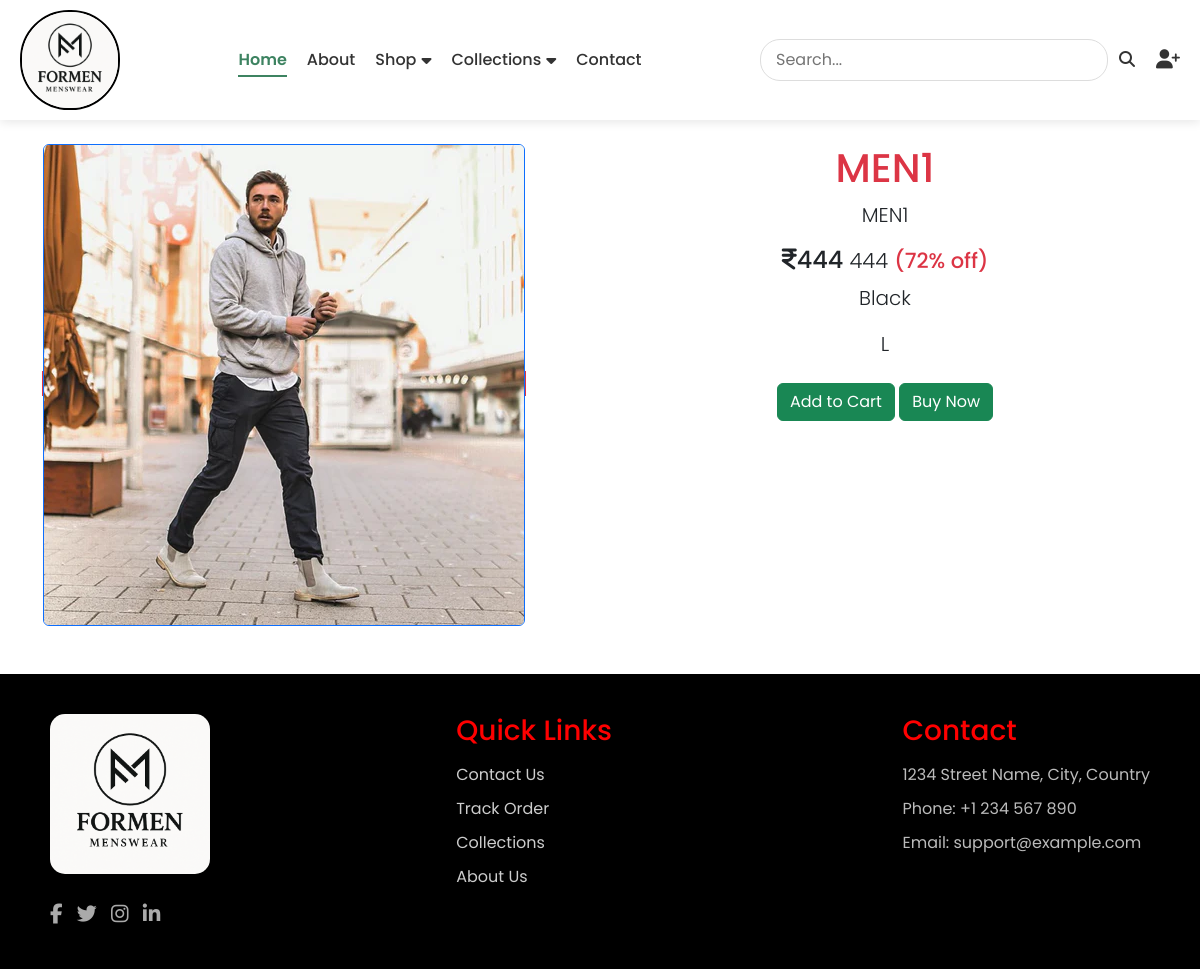
The page /clothe2_details/2/ on the database its author committed.
### core/models.py (models this page shows, shortened)
class DeeceCategory2(models.Model):
    CATEGORY_CHOICES = [
        ('MEN', 'Men'),
        ('WOMEN', 'Women'),
        ('KIDS', 'Kids'),
        ('HOODJACK', 'Hoodjack'),
        ('FOOTWEAR', 'Footwear'),
    ]
    name = models.CharField(max_length=250)
    category = models.CharField(max_length=250, choices=CATEGORY_CHOICES)
    small_descp = models.CharField(max_length=250)
    description = models.TextField(max_length=500, blank=True)
    color = models.CharField(max_length=50)
    size = models.CharField(max_length=50)
    price = models.IntegerField()
    image = models.ImageField(upload_to='core_dc_2/')

### core/views.py (the view)
# urls.py: path('clothe2_details/<int:id>/', views.clothe2_details, name='clothe2_details'),
def clothe2_details(request, id):
    cd = DeeceCategory2.objects.get(pk=id)
    return render(request, 'core/clothe2_details.html', {'cd':cd})

### core/templates/core/clothe2_details.html
{% extends "core/base.html" %}
{% load static %}
{% block content %}
<br><br><br>
<div class="container petdetails" style='margin-top: 3rem; margin-bottom: 3rem;'>
    <br>
    <div class="row">
        <div class="col-sm-6">
            <span class="border border-danger">
                <img src="{{ cd.image.url }}" class="img-fluid rounded border border-primary" alt="Responsive image" >
            </span>
        </div>
        <div class="col-sm-6">
            <div class="container">
                <h1 class="jumbotron-heading text-center text-danger">{{ cd.name }}</h1>
                <p class="lead text-center">{{ cd.small_descp }}</p>
                <div class="text-center">
                    <h4 class="font-weight-bold">
                        <i class="fa-solid fa-indian-rupee-sign"></i>{{ cd.price }}
                        <small class="fw-light rupee">{{ cd.price }}</small>
                        <small class="text-danger">(72% off)</small>
                    </h4>
                    <p class="lead text-center">{{ cd.color }}</p>
                    <p class="lead text-center">{{ cd.size }}</p>
                    {% if request.user.is_authenticated %}
                    <a href="{% url 'add_to_cart' 'deece_category' cd.id %}" class="btn btn-success my-2">Add to Cart</a>
                    {% else %}
                    <a href="{% url 'login' %}" class="btn btn-success my-2">Add to Cart</a>
                    {% endif %}
                    <a href="#" class="btn btn-success my-2">Buy Now</a>
                </div>
            </div>
        </div>
    </div>
</div>
{% endblock content %}

### core/static/core/css/core.css (style rules this page uses)
body { margin: 0; padding: 0; box-sizing: border-box; font-family: 'Poppins', sans-serif; }

### core/templates/core/footer.html (style rules this page uses)
.bodysss { display: flex; margin:0px; flex-direction: column; min-height: 100vh; }

### rows shown on the page
DeeceCategory2: image (picture), name "MEN1", small_descp "MEN1", price "444", color "Black", size "L"
